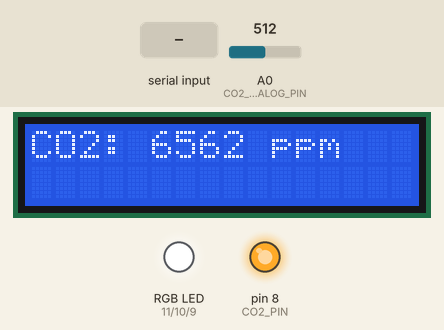
Simulated run of this sketch. Board: Arduino Uno, built with avr-gcc and run on an emulated ATmega328P. Parts: 16×2 character LCD, an RGB LED mixed from three pins (HIGH = lit), output pins drawn as LEDs (lit = HIGH). The inputs (shaded band) are chosen by the test bench; at power-on: A0 (CO2_ANALOG_PIN) = 512. What the sketch prints to the serial monitor is not drawn.

Above: at 1.6 s.
1.7 s: "1" received over Serial
At 2.8 s:
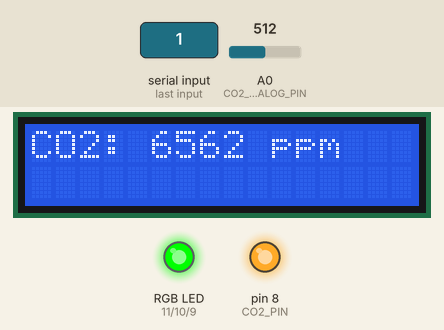
3.2 s: A0 (CO2_ANALOG_PIN) set to 155
At 5.2 s:
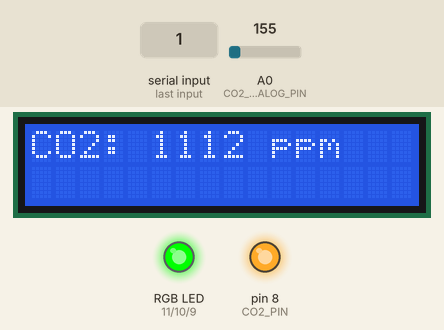
5.5 s: A0 (CO2_ANALOG_PIN) set to 138
At 6.8 s:
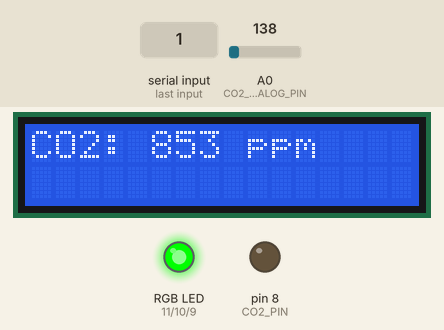
7.5 s: "R" received over Serial
At 8.4 s:
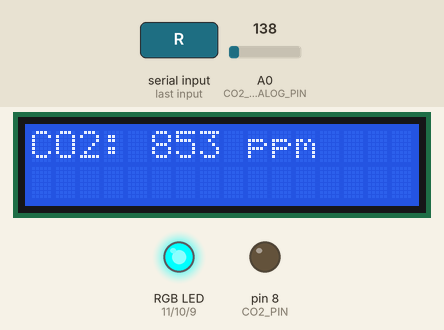
9.0 s: A0 (CO2_ANALOG_PIN) set to 306
At 10.2 s:
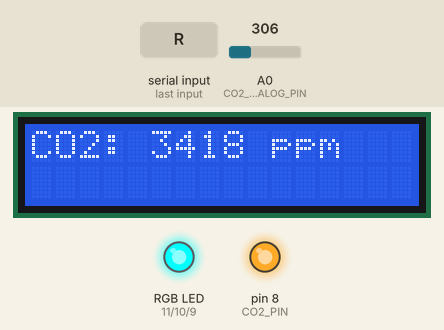
10.5 s: "G" received over Serial
At 11.9 s:
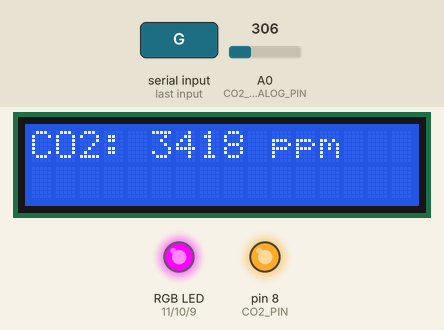
Timing chart, 0 to 13.0 s (numbered marks = the images above; inputs shaded):
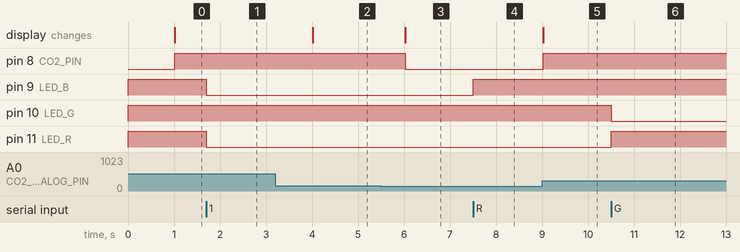

The sketch:

sketch_jun08a.ino
```cpp
#include <LiquidCrystal_I2C.h>
#include "Time.h"

#define LED_R 11
#define LED_G 10
#define LED_B 9

#define CO2_ANALOG_PIN 0
#define CO2_PIN 8
#define CO2_THRESHOLD 1000
#define CO2_PERIOD 1000

LiquidCrystal_I2C lcd(0x27, 16, 2);
unsigned long lastCo2Poll = 0;

void setup() {
  pinMode(LED_R, OUTPUT);
  pinMode(LED_G, OUTPUT);
  pinMode(LED_B, OUTPUT);
  pinMode(CO2_PIN, OUTPUT);
  analogReference(DEFAULT);

  updateLed(LOW, LOW, LOW);

  Serial.begin(9600);
  while (!Serial)
    ;

  // Turn on the blacklight and print a message.
  lcd.begin();
  lcd.backlight();
  lcd.setCursor(0, 0);
  lcd.print("Initializing");
}

void loop() {
  updateRgbLed();
  updateCo2Led();
}

void updateRgbLed() {
  if (Serial.available() > 0) {
    int byte = Serial.read();
    if (byte == 'R') {
      updateLed(HIGH, LOW, LOW);
    } else if (byte == 'G') {
      updateLed(LOW, HIGH, LOW);
    } else if (byte == 'B') {
      updateLed(LOW, LOW, HIGH);
    } else if (byte == '0') {
      updateLed(LOW, LOW, LOW);
    } else {
      // Let's signal an error with yellow color
      Serial.print("Unknown byte received: ");
      Serial.println(byte);
      setErrorLed();
    }
  }
}

void updateCo2Led() {
  unsigned long currentTime = millis();
  if (currentTime < lastCo2Poll || currentTime > lastCo2Poll + CO2_PERIOD) {
        int currentReading = readCo2Value();

        lcd.clear();
        lcd.setCursor(0, 0);
        lcd.print("CO2: ");
        lcd.print(currentReading);
        lcd.print(" ppm");

        if (currentReading >= CO2_THRESHOLD) {
          setCo2Led(HIGH);
        } else {
          setCo2Led(LOW);
        }

    lastCo2Poll = currentTime;
  }
}

int readCo2Value() {
  //Read voltage
  int sensorValue = analogRead(CO2_ANALOG_PIN);

  // The analog signal is converted to a voltage
  float voltage = sensorValue * (5000 / 1024.0);

  if(voltage < 400)
  {
    return -1; // Error value
  }
  else
  {
    int voltage_diference=voltage - 400;
    float concentration=voltage_diference * 50.0 / 16.0;
    return (int) concentration;
  }
}

void setCo2Led(int value) {
  digitalWrite(CO2_PIN, value);
}

void setErrorLed() {
  updateLed(HIGH, LOW, HIGH);
}

void updateLed(int r, int g, int b) {
  // Inverting the values because of the common anode configuration
  digitalWrite(LED_R, HIGH - r);
  digitalWrite(LED_G, HIGH - g);
  digitalWrite(LED_B, HIGH - b);
}
```

Measured:
- the behaviour switches between 148 and 147 on A0 (CO2_ANALOG_PIN) (found by bisection; images 2 and 3)
- after the input at 1.7 s, pin 9 (LED_B), pin 11 (LED_R): HIGH → LOW at once
- after the input at 3.2 s, the display: changes after 0.82 s (image 2)
- after the input at 5.5 s, pin 8 (CO2_PIN): HIGH → LOW after 0.52 s; the display: changes after 0.52 s (image 3)
- after the input at 7.5 s, pin 9 (LED_B): LOW → HIGH at once
- after the input at 9.0 s, pin 8 (CO2_PIN): LOW → HIGH at once; the display: changes at once (image 5)
- after the input at 10.5 s, pin 10 (LED_G): HIGH → LOW at once; pin 11 (LED_R): LOW → HIGH at once
